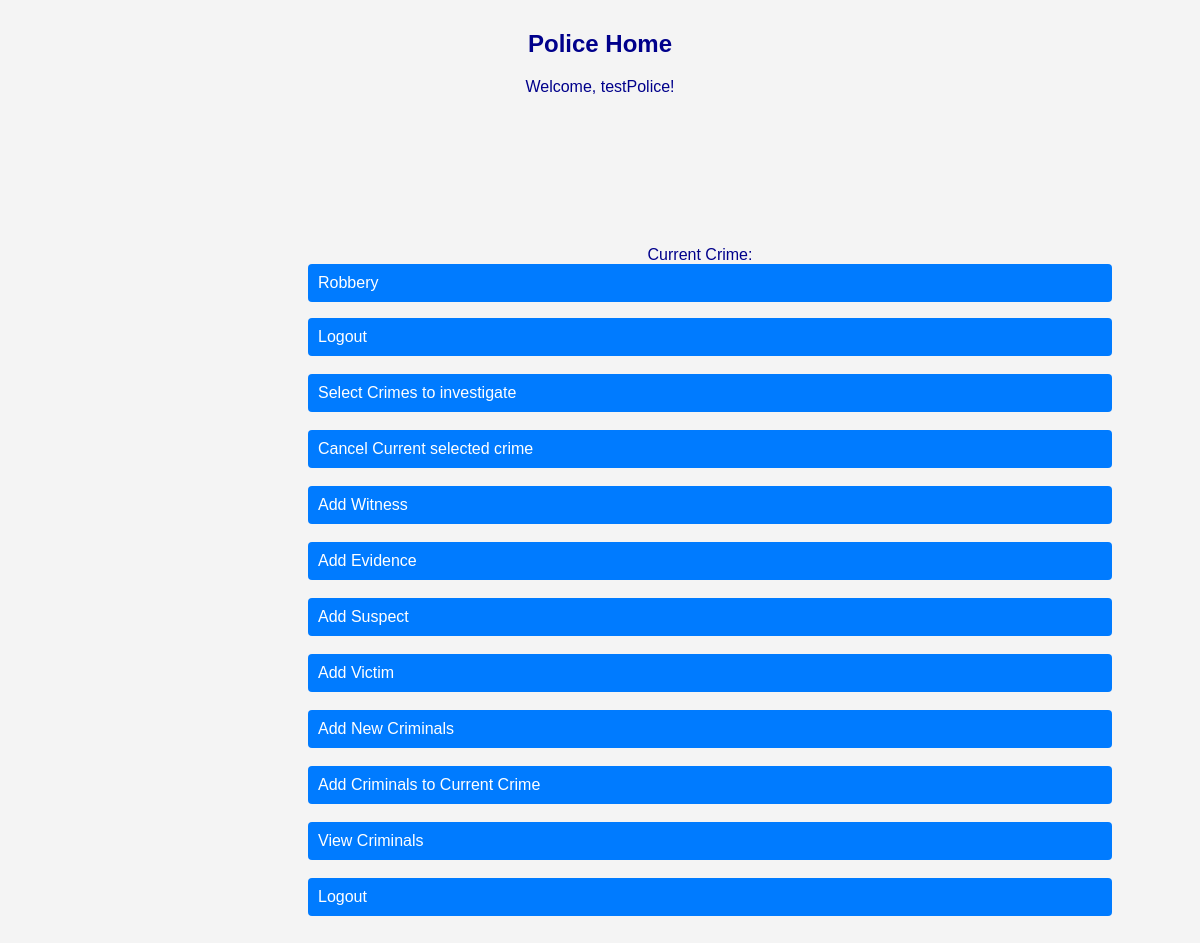
Page /police/ (signed in) on the earlier database version.
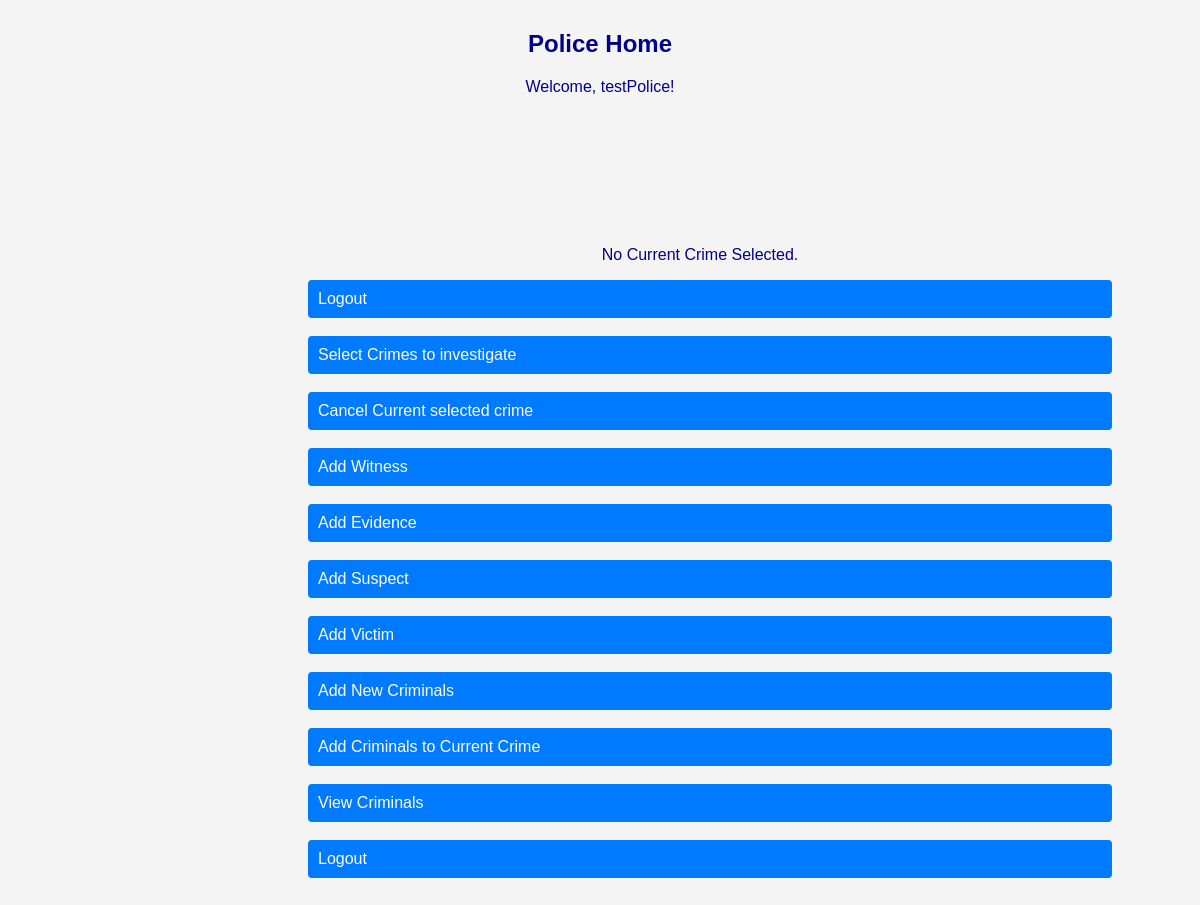
Same page on the later database version.
### civilian/models.py (models this page shows)
class CustomUser(AbstractUser):
    userTypeChoice = [
        ("Civilian", "Civilian"),
        ("Admin", "Admin"),
        ("Police", "Police"),
    ]
    user_type = models.CharField(max_length=15, choices=userTypeChoice)

### police/models.py (models this page shows, shortened)
class Crime(models.Model):
    statusChoice = [
        ("Completed", "Completed"),
        ("Investigating", "Investigating"),
        ("Request Pending", "Request Pending"),
    ]
    crime_type = models.CharField(max_length=50)
    description = models.TextField()
    location = models.CharField(max_length=50)
    station = models.ForeignKey(Station, on_delete=models.CASCADE)
    status = models.CharField(max_length=50, choices=statusChoice)
    submitted_by = models.ForeignKey(CivilianModel, on_delete=models.CASCADE)

### police/views.py (the view)
# urls.py: path("", views.home_police, name="policeHome"),
@login_required(login_url="policeLogin")
@user_passes_test(is_police, login_url="policeLogin")
def home_police(request):
    police = PoliceModel.objects.get(user=request.user)
    current_crime = police.current_crime
    return render(
        request, "police_template/home.html", {"current_crime": current_crime}
    )

### police/views.py (called while the page is built)
def is_police(user):
    return user.user_type == "Police"

### templates/police_template/home.html (shortened to what this page needs)
{% load static %}
<!DOCTYPE html>
<html lang="en">
<head>
        <link rel="stylesheet" href="{% static 'css/police/policehome.css' %}">
</head>
<body>
    <h2>Police Home</h2>
    <p>Welcome, {{request.user.username}}!</p><br>
    <div class="subs">
    {% if current_crime %}
    <p class="current-crime">
        Current Crime: <a href="{% url 'crime' current_crime.pk %}">{{ current_crime.crime_type }}</a></p>
    {% else %}
    <p class="current-crime">No Current Crime Selected.</p>
    {% endif %}
    <a href="{% url 'policeLogout' %}" style="text-decoration: none;">Logout</a><br>
    <a href="{% url 'pendingCrimes' %}" style="text-decoration: none;">Select Crimes to investigate</a><br>
    <a href="{% url 'cancelCrime' %}" style="text-decoration: none;">Cancel Current selected crime</a><br>
    <a href="{% url 'addWitness' %}">Add Witness</a><br>
    <a href="{% url 'addEvidence' %}">Add Evidence</a><br>
    <a href="{% url 'addSuspect' %}">Add Suspect</a><br>
    <a href="{% url 'addVictim' %}">Add Victim</a><br>
    <a href="{% url 'addCriminal' %}">Add New Criminals</a><br>
    <a href="{% url 'addCriminalToCrime' %}">Add Criminals to Current Crime</a><br>
    <a href="{% url 'viewCriminals' %}">View Criminals</a><br>
    <a href="{% url 'policeLogout' %}" style="text-decoration: none;">Logout</a><br>
    </div>
</body>
</html>

### static/css/police/policehome.css (style rules this page uses)
body { font-family: Arial, sans-serif; background-color: #f4f4f4; height: 100vh; }
h2 { text-align: center; color: darkblue; padding-top: 10px; display: block; }
p { text-align: center; color: darkblue; display: block; }
.subs { padding: 100px; padding-left: 300px; }
a { width: 100%; padding: 10px; display: flex; background-color: #007BFF; background-size: contain; text-decoration: none; color: white; border: none; border-radius: 4px; cursor: pointer; transition: background-color 0.3s; }

Differences in the rows shown:
no longer on this page (row edited): Crime: crime_type "Robbery"
Other differences:
text no longer shown: "Current Crime:"
text now shown: "No Current Crime Selected."
